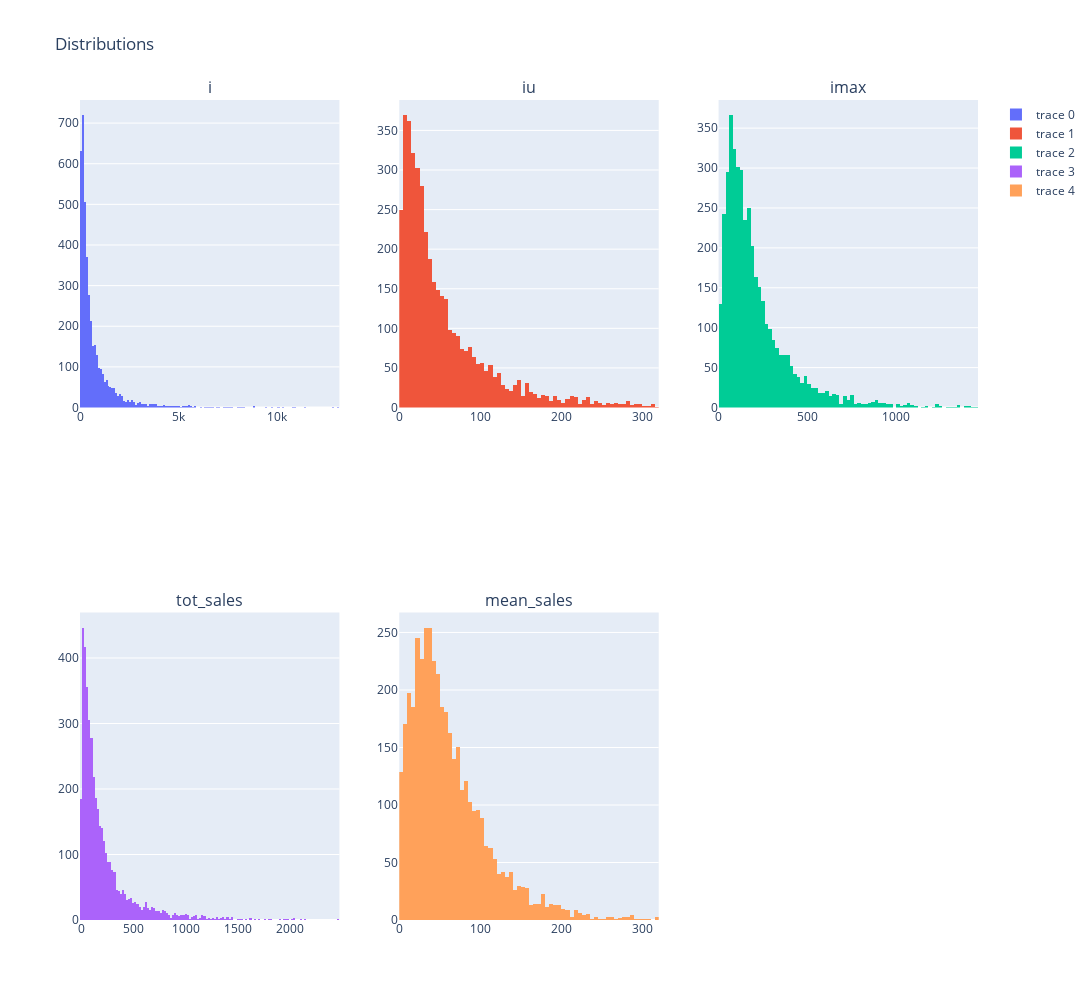

Notebook code for this chart:
### Markdown cell above
### Grid of plots

### Code cell
#df = px.data.tips()

fig = make_subplots(
    rows=2, cols=3,
    subplot_titles=("i","iu","imax","tot_sales","mean_sales")
)


# amount spent by customer distribution 
fig.add_trace(
    go.Histogram(x=df_indicators_no_outlier['i'].tolist()),
    row=1, col=1
)


# amount spent by customer distribution 
fig.add_trace(
    go.Histogram(x=df_indicators_no_outlier['iu'].tolist()),
    row=1, col=2
)


# amount spent by customer distribution 
fig.add_trace(
    go.Histogram(x=df_indicators_no_outlier['imax'].tolist()),
    row=1, col=3
)


# amount spent by customer distribution 
fig.add_trace(
    go.Histogram(x=df_indicators_no_outlier['tot_sales'].tolist()),
    row=2, col=1
)


# amount spent by customer distribution 
fig.add_trace(
    go.Histogram(x=df_indicators_no_outlier['mean_sales'].tolist()),
    row=2, col=2
)


fig.update_layout(height=1000, width=1200, title_text="Distributions")
fig.show()

### Figure 1 — Plotly figure (JSON) as saved in the notebook; plotly's stock layout.template omitted (floating-point values rounded to 4 significant figures; data arrays with more than 128 entries replaced by an {"elided": "..."} marker saying what was removed)
{"data": [{"type": "histogram", "x": {"elided": "4183 int values"}, "xaxis": "x", "yaxis": "y"}, {"type": "histogram", "x": {"elided": "4183 int values"}, "xaxis": "x2", "yaxis": "y2"}, {"type": "histogram", "x": {"elided": "4183 int values"}, "xaxis": "x3", "yaxis": "y3"}, {"type": "histogram", "x": {"elided": "4183 float values"}, "xaxis": "x4", "yaxis": "y4"}, {"type": "histogram", "x": {"elided": "4183 float values"}, "xaxis": "x5", "yaxis": "y5"}], "layout": {"annotations": [{"font": {"size": 16}, "showarrow": false, "text": "i", "x": 0.1444, "xanchor": "center", "xref": "paper", "y": 1, "yanchor": "bottom", "yref": "paper"}, {"font": {"size": 16}, "showarrow": false, "text": "iu", "x": 0.5, "xanchor": "center", "xref": "paper", "y": 1, "yanchor": "bottom", "yref": "paper"}, {"font": {"size": 16}, "showarrow": false, "text": "imax", "x": 0.8556, "xanchor": "center", "xref": "paper", "y": 1, "yanchor": "bottom", "yref": "paper"}, {"font": {"size": 16}, "showarrow": false, "text": "tot_sales", "x": 0.1444, "xanchor": "center", "xref": "paper", "y": 0.375, "yanchor": "bottom", "yref": "paper"}, {"font": {"size": 16}, "showarrow": false, "text": "mean_sales", "x": 0.5, "xanchor": "center", "xref": "paper", "y": 0.375, "yanchor": "bottom", "yref": "paper"}], "height": 1000, "title": {"text": "Distributions"}, "width": 1200, "xaxis": {"anchor": "y", "autorange": true, "domain": [0, 0.2889], "range": [-0.5, 13200.0], "type": "linear"}, "xaxis2": {"anchor": "y2", "autorange": true, "domain": [0.3556, 0.6444], "range": [-0.5, 319.5], "type": "linear"}, "xaxis3": {"anchor": "y3", "autorange": true, "domain": [0.7111, 1], "range": [-0.5, 1460.0], "type": "linear"}, "xaxis4": {"anchor": "y4", "autorange": true, "domain": [0, 0.2889], "range": [-10, 2470], "type": "linear"}, "xaxis5": {"anchor": "y5", "autorange": true, "domain": [0.3556, 0.6444], "range": [0, 320], "type": "linear"}, "xaxis6": {"anchor": "y6", "domain": [0.7111, 1]}, "yaxis": {"anchor": "x", "autorange": true, "domain": [0.625, 1], "range": [0, 756.8]}, "yaxis2": {"anchor": "x2", "autorange": true, "domain": [0.625, 1], "range": [0, 388.4]}, "yaxis3": {"anchor": "x3", "autorange": true, "domain": [0.625, 1], "range": [0, 385.3]}, "yaxis4": {"anchor": "x4", "autorange": true, "domain": [0, 0.375], "range": [0, 469.5]}, "yaxis5": {"anchor": "x5", "autorange": true, "domain": [0, 0.375], "range": [0, 267.4]}, "yaxis6": {"anchor": "x6", "domain": [0, 0.375]}}}
